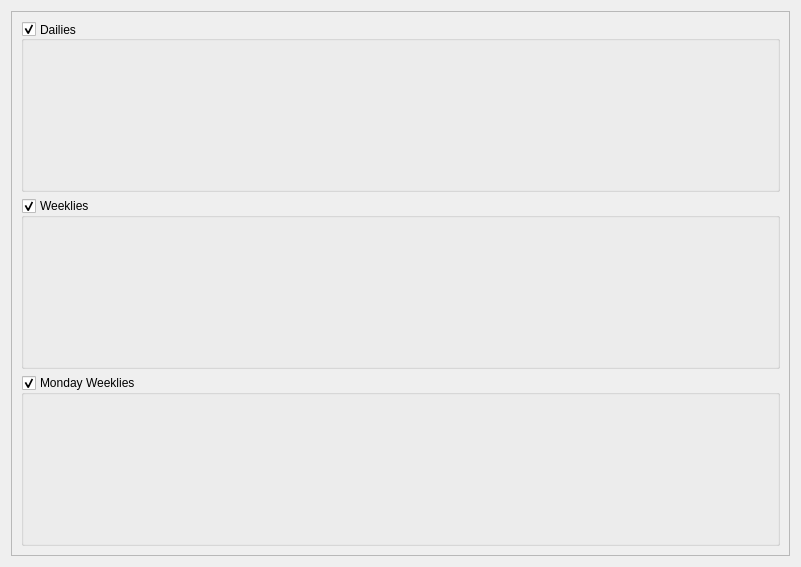
<?xml version="1.0" encoding="UTF-8"?>
<ui version="4.0">
 <class>TrackerTabContent</class>
 <widget class="QWidget" name="TrackerTabContent">
  <property name="geometry">
   <rect>
    <x>0</x>
    <y>0</y>
    <width>801</width>
    <height>567</height>
   </rect>
  </property>
  <property name="windowTitle">
   <string>Form</string>
  </property>
  <layout class="QVBoxLayout" name="verticalLayout">
   <item>
    <widget class="QScrollArea" name="scrollArea_3">
     <property name="frameShadow">
      <enum>QFrame::Sunken</enum>
     </property>
     <property name="verticalScrollBarPolicy">
      <enum>Qt::ScrollBarAsNeeded</enum>
     </property>
     <property name="widgetResizable">
      <bool>true</bool>
     </property>
     <widget class="QWidget" name="scrollAreaWidgetContents_3">
      <property name="geometry">
       <rect>
        <x>0</x>
        <y>0</y>
        <width>775</width>
        <height>541</height>
       </rect>
      </property>
      <layout class="QVBoxLayout" name="verticalLayout_4">
       <item>
        <widget class="QGroupBox" name="dailiesBox">
         <property name="sizePolicy">
          <sizepolicy hsizetype="Preferred" vsizetype="Preferred">
           <horstretch>0</horstretch>
           <verstretch>0</verstretch>
          </sizepolicy>
         </property>
         <property name="minimumSize">
          <size>
           <width>0</width>
           <height>0</height>
          </size>
         </property>
         <property name="title">
          <string>Dailies</string>
         </property>
         <property name="alignment">
          <set>Qt::AlignLeading|Qt::AlignLeft|Qt::AlignVCenter</set>
         </property>
         <property name="flat">
          <bool>false</bool>
         </property>
         <property name="checkable">
          <bool>true</bool>
         </property>
         <layout class="QGridLayout" name="gridLayout"/>
        </widget>
       </item>
       <item>
        <widget class="QGroupBox" name="wedWeekliesBox">
         <property name="minimumSize">
          <size>
           <width>0</width>
           <height>0</height>
          </size>
         </property>
         <property name="title">
          <string>Weeklies</string>
         </property>
         <property name="checkable">
          <bool>true</bool>
         </property>
         <layout class="QGridLayout" name="gridLayout_2"/>
        </widget>
       </item>
       <item>
        <widget class="QGroupBox" name="monWeekliesBox">
         <property name="minimumSize">
          <size>
           <width>0</width>
           <height>0</height>
          </size>
         </property>
         <property name="title">
          <string>Monday Weeklies</string>
         </property>
         <property name="checkable">
          <bool>true</bool>
         </property>
         <layout class="QGridLayout" name="gridLayout_3"/>
        </widget>
       </item>
      </layout>
     </widget>
    </widget>
   </item>
  </layout>
 </widget>
 <resources/>
 <connections/>
</ui>
